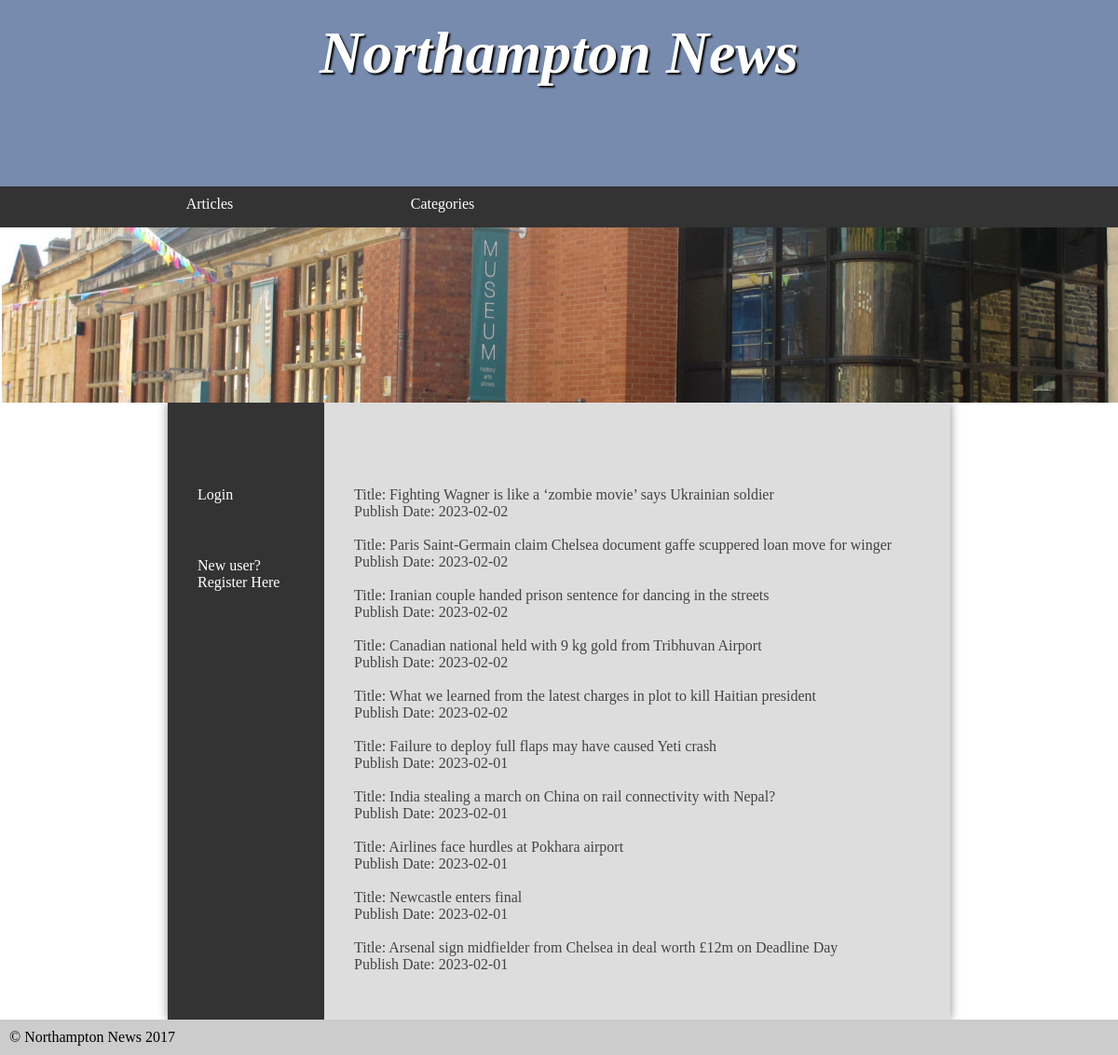
The app's page /assignment/adminPage.php with its own data.
### tables this page shows
CREATE TABLE `article` (
  `title` varchar(190) NOT NULL,
  `content` varchar(700) NOT NULL,
  `categoryId` int NOT NULL,
  `publishDate` date NOT NULL
);

### assignment/adminPage.php (the view, shortened to what this page needs)
<!DOCTYPE html>
<html>
	<head>
		<link rel="stylesheet" href="styles.css"/>
	</head>
	<body>
		<header>
			<section>
				<h1>Northampton News</h1>
			</section>
		</header>
		<nav>
			<ul>
				<li><a href="adminArticles.php">Articles</a></li>
				<li><a href="adminCategories.php">Categories</a>
</li>
			</ul>
		</nav>
		<img src="images/banners/1.jpg">
		<main>
			<nav>
				<ul>
					<?php if(isset($_SESSION['email'])) { ?>
						<li><a href="logout.php">Logout</a></li>
					<?php } else { ?>
						<li><a href="login.php">Login</a></li>
						<li><a href="register.php">New user? Register Here</a></li>
					<?php } ?>
				</ul>
			</nav>
			<article>
			<?php
					include 'connection.php';
						$sqlStatement = $connects->prepare("SELECT title, publishDate FROM article ORDER BY publishDate DESC LIMIT 10");
						$sqlStatement->execute();
						$fetchResult = $sqlStatement->fetchAll();
					foreach($fetchResult as $row) {
						echo "Title: " . $row["title"] . "<br>";
						echo "Publish Date: " . $row["publishDate"] . "<br><br>";
					}
			?>
			</article>
		</main>
		<footer>
			&copy; Northampton News 2017
		</footer>
	</body>
</html>

### assignment/styles.css (style rules this page uses)
* { margin: 0; padding: 0; }
html { font-family: 'Oxygen-Regular', times, verdana, sans-serif; }
body { background-color: #fff; }
header { background-color: #778baf ; color: white; height: 200px; }
nav { width: 100%; background-color: #333; overflow: auto; }
nav ul { width: 1000px; margin: auto; display: block; list-style-type: none; }
nav ul li { width: 25%; float: left; overflow: auto; text-align: center; }
nav a { color: white; padding-top: 10px; display: block; text-decoration: none; }
header section { display: block; }
header h1 { font-weight: bold; font-style: italic; }
h1 { font-size:4em; color: white; text-align: center; padding-top: 20px; text-shadow: 2px 2px 2px #000; }
main { min-height: 50vh; background-color: #ddd; width: 70vw; display: block; margin: auto; box-shadow: 0px 0px 10px #888; color:#444; }
p, li, h2 { margin-bottom: 1em; }
footer { background-color: #ccc; padding: 10px; }
ul { margin-left: 2em; }
body > img { display: block; width: 100%; }
main { display: table; }
main > article { display: table-cell; padding: 2em; }
main > nav { display: table-cell; width: 20%; padding: 2em; }
main > nav li { float: none; width: auto; text-align: left; }
main > nav ul { width: auto; }

### records on screen
article: title "Fighting Wagner is like a ‘zombie movie’ says Ukrainian soldier", publishDate "2023-02-02"
article: title "Paris Saint-Germain claim Chelsea document gaffe scuppered loan move for winger", publishDate "2023-02-02"
article: title "Iranian couple handed prison sentence for dancing in the streets", publishDate "2023-02-02"
article: title "Canadian national held with 9 kg gold from Tribhuvan Airport", publishDate "2023-02-02"
article: title "What we learned from the latest charges in plot to kill Haitian president", publishDate "2023-02-02"
article: title "Failure to deploy full flaps may have caused Yeti crash", publishDate "2023-02-01"
article: title "India stealing a march on China on rail connectivity with Nepal?", publishDate "2023-02-01"
article: title "Airlines face hurdles at Pokhara airport", publishDate "2023-02-01"
article: title "Newcastle enters final", publishDate "2023-02-01"
article: title "Arsenal sign midfielder from Chelsea in deal worth £12m on Deadline Day", publishDate "2023-02-01"
